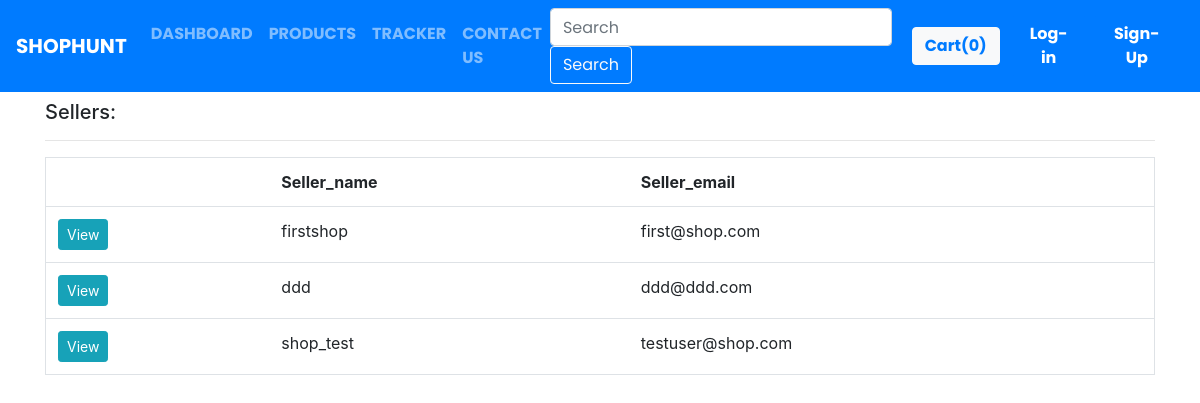
The app's page /seller/ with its own data.
### accounts/models.py (models this page shows)
class Seller(models.Model):
    seller_user = models.OneToOneField(User, null=True, blank=True, on_delete=models.CASCADE)
    seller_name = models.CharField(max_length=200, null=True)
    seller_phone = models.CharField(max_length=200, null=True)
    seller_email = models.CharField(max_length=200, null=True)
    seller_profile_pic = models.ImageField(default="default_profile.png", null=True, blank=True)
    seller_date_created = models.DateTimeField(auto_now_add=True, null=True)
    def __str__(self):
        return str(self.seller_user)

### seller/views.py (the view)
# urls.py: path("", views.home, name="home"),
def home(request):
    sellers =  Seller.objects.all()
    print(sellers)
    context = {'sellers': sellers}
    return render(request, 'seller/index.html', context)

### seller/templates/seller/index.html (shortened to what this page needs)
{% extends 'seller/basic.html' %}
{% block body %}
<div class="container mt-2">
<div class="box">
		<h5>Sellers:</h5>
		<hr>
		<div class="">
			<table class="table border">
				<tbody>
                    <tr>
                        <th></th>
                        <th>Seller_name</th>
                        <th>Seller_email</th>
                    {% for seller in sellers %}
                        <tr>
                            <td><a class="btn btn-sm btn-info" href="{% url 'seller' seller.id %}">View</a></td>
                            <td>{{seller.seller_name}}</td>
                            <td>{{seller.seller_email}}</td>
                        </tr>
                    {% endfor %}
                    </tr>
			    </tbody>
            </table>
		</div>
	</div>
</div>
{% endblock body %}

### records on screen
Seller: seller_name "firstshop", seller_email "first@shop.com"
Seller: seller_name "ddd", seller_email "ddd@ddd.com"
Seller: seller_name "shop_test", seller_email "testuser@shop.com"
